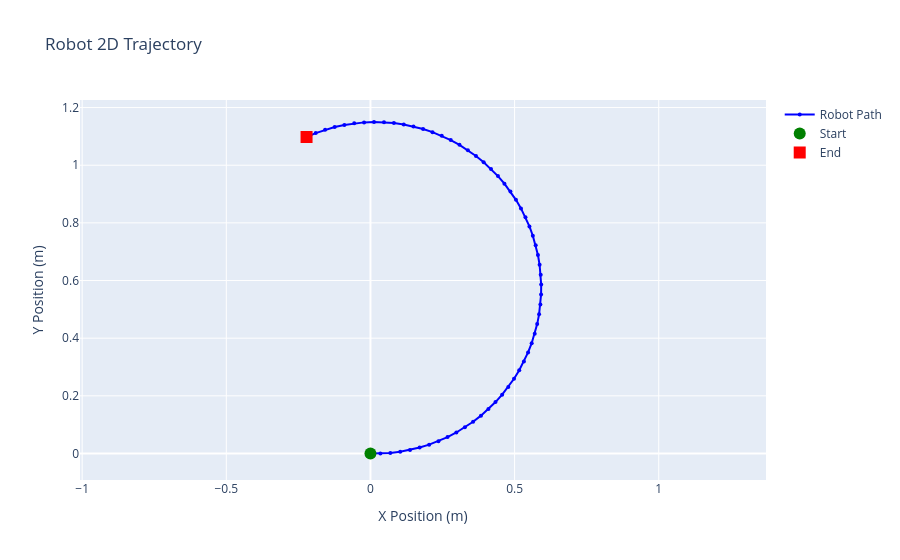

The code cell stored with this chart in its notebook:
### Code cell
# Asymetric
omega_l = 10
omega_r = 13
exp_03_straight_plant = DifferentialDriveRobot(r, L, initial_state)

state_history = [ initial_state ]
for i in range(60):
    new_state = exp_03_straight_plant.simulation_step(omega_l, omega_r, dt)
    state_history.append(new_state)

plot_trajectory(state_history)

### Figure 1 — Plotly figure (JSON) as saved in the notebook; plotly's stock layout.template omitted (floating-point values rounded to 4 significant figures)
{"data": [{"line": {"color": "blue", "width": 2}, "marker": {"size": 4}, "mode": "lines+markers", "name": "Robot Path", "type": "scatter", "x": [0, 0.0345, 0.06894, 0.1032, 0.1371, 0.1706, 0.2036, 0.2359, 0.2674, 0.298, 0.3276, 0.3561, 0.3833, 0.4093, 0.4338, 0.4568, 0.4783, 0.498, 0.5161, 0.5324, 0.5468, 0.5593, 0.5698, 0.5784, 0.5849, 0.5894, 0.5919, 0.5922, 0.5905, 0.5868, 0.581, 0.5731, 0.5633, 0.5515, 0.5378, 0.5222, 0.5047, 0.4856, 0.4647, 0.4422, 0.4182, 0.3928, 0.366, 0.338, 0.3088, 0.2785, 0.2473, 0.2153, 0.1826, 0.1492, 0.1154, 0.08129, 0.04691, 0.01242, -0.02206, -0.05639, -0.09046, -0.1241, -0.1573, -0.1899, -0.2217], "y": [0, 0, 0.002069, 0.006199, 0.01238, 0.02058, 0.03077, 0.04292, 0.05699, 0.07292, 0.09066, 0.1101, 0.1313, 0.154, 0.1783, 0.204, 0.231, 0.2593, 0.2887, 0.3191, 0.3505, 0.3826, 0.4155, 0.4489, 0.4828, 0.517, 0.5514, 0.5859, 0.6203, 0.6546, 0.6886, 0.7222, 0.7553, 0.7877, 0.8194, 0.8501, 0.8799, 0.9086, 0.9361, 0.9623, 0.987, 1.01, 1.032, 1.052, 1.071, 1.087, 1.102, 1.115, 1.126, 1.135, 1.141, 1.146, 1.149, 1.15, 1.149, 1.145, 1.14, 1.132, 1.123, 1.111, 1.098]}, {"marker": {"color": "green", "size": 12, "symbol": "circle"}, "mode": "markers", "name": "Start", "type": "scatter", "x": [0], "y": [0]}, {"marker": {"color": "red", "size": 12, "symbol": "square"}, "mode": "markers", "name": "End", "type": "scatter", "x": [-0.2217], "y": [1.098]}], "layout": {"hovermode": "closest", "showlegend": true, "title": {"text": "Robot 2D Trajectory"}, "xaxis": {"title": {"text": "X Position (m)"}}, "yaxis": {"scaleanchor": "x", "scaleratio": 1, "title": {"text": "Y Position (m)"}}}}
